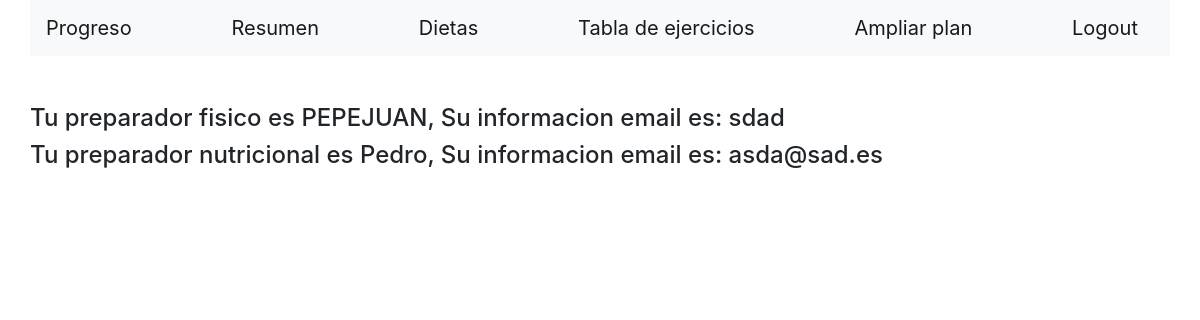
Screenshot of / (signed in) with the database file from the repository.
### tables this page shows
CREATE TABLE `empleado` (
  `numeroempleado` int(10) NOT NULL,
  `especialidad` int(1) NOT NULL,
  `nombre` varchar(20) NOT NULL,
  `dni` varchar(9) NOT NULL,
  `telefono` varchar(9) NOT NULL,
  `email` varchar(20) NOT NULL,
  `direccion` varchar(50) NOT NULL,
  `clave` varchar(20) NOT NULL,
  `privilegios` int(1) NOT NULL DEFAULT 0
);

### daoMySQL.php (called while the page is built, shortened)
<?php
function getConnection() {
    $conex = mysqli_connect('localhost', 'root', '') or die(mysqli_error($conex));
    mysqli_select_db($conex, "motofitness") or die(mysqli_error($conex));
    return $conex;
}
function getDatosEmp($nEmp){
    $conex = getConnection();
    $query = "SELECT nombre, telefono, email
                FROM `empleado`
                WHERE numeroempleado = '$nEmp' ";
    $res_valid = mysqli_query($conex, $query)
            or die(mysqli_error($conex));
    $datos = "";
    if($reg_usuario = mysqli_fetch_array($res_valid)){
        $datos = $reg_usuario['nombre'] . ", Su informacion email es: " . $reg_usuario['email'];
    }
    return $datos;
}
function getPreparadores($dni){
    $conex = getConnection();
    $query = "SELECT numeroempleado
        FROM lineaempleado
        WHERE dni = '$dni'";
    $res_valid = mysqli_query($conex, $query)
            or die(mysqli_error($conex));
    while($reg_usuario = mysqli_fetch_array($res_valid)){
        if(getEspecialidad($reg_usuario['numeroempleado']) == '1'){
            $preparador['nutricional'] = $reg_usuario['numeroempleado'];
        }else if(getEspecialidad($reg_usuario['numeroempleado']) == '2'){
            $preparador['fisico'] = $reg_usuario['numeroempleado'];
        }else if(getEspecialidad($reg_usuario['numeroempleado']) == '3'){
            $preparador['nutricional'] = $reg_usuario['numeroempleado'];
            $preparador['fisico'] = $reg_usuario['numeroempleado'];
            mysqli_close($conex);
            return $preparador;
        }
    }
    return $preparador;
}
function getEspecialidad($nEmp) {
    $conex = getConnection();
    $query = "SELECT especialidad
        FROM empleado
        WHERE (numeroempleado LIKE '$nEmp')";
    $res_valid = mysqli_query($conex, $query)
            or die(mysqli_error($conex));
    $reg_usuario = mysqli_fetch_array($res_valid);
    return $reg_usuario['especialidad'];
}
function getPlan($user) {
    $conex = getConnection();
    $query = "SELECT codplan
            FROM cliente
            WHERE (dni LIKE '$user')";
    $res_valid = mysqli_query($conex, $query)
            or die(mysqli_error($conex));
    if ((mysqli_num_rows($res_valid) != 0)) {
        $plan = mysqli_fetch_array($res_valid);
        if ($plan['codplan'] == '1') {
            $planuser = 'nutricion';
        } else if ($plan['codplan'] == '2') {
            $planuser = 'entrenamiento';
        } else if ($plan['codplan'] == '3') {
            $planuser = 'pro';
        }
        return $planuser;
    } else {
        mysqli_close($conex);
        return null;
    }
}

### index.php (the view, shortened to what this page needs)
<!DOCTYPE html>
<html>
    <head>
        <link rel="stylesheet" href="https://stackpath.bootstrapcdn.com/bootstrap/4.3.1/css/bootstrap.min.css"
>
    </head>
    <body>
        <div class="container">
            <nav class='navbar navbar-light bg-light row'>
                <?php
                include "daoMySQL.php";
                if (isset($_POST['user']) && isset($_POST['pwd'])) {
                    login($_POST['user'], $_POST['pwd']);
                    $_SESSION['dni'] = $_POST['user'];
                    if ($_SESSION['resLogin'] == "cliente" || $_SESSION['resLogin'] == "empleado") {
                        $plan = getPlan($_POST['user']);
                        if ($plan != null && ($plan == "pro" || $plan == "entrenamiento")) {
                            $linktabla = "<a class='navbar-brand' href='tablas.php'>Tabla de ejercicios</a>";
                        } else {
                            $linktabla = "";
                        }
                        if ($_SESSION['resLogin'] == "cliente") {
                            print("<a class='navbar-brand' href='progreso.php'>Progreso</a>");
                        }
                        print("
                                <a class='navbar-brand' href='resumen.php'>Resumen</a>");
                        if ($_SESSION['resLogin'] == "cliente") {
                            print("<a class='navbar-brand' href='dietas.php'>Dietas</a>");
                        }
                        print(" $linktabla
                        ");
                        if ($_SESSION['resLogin'] == "empleado") {
                            print("<a class='navbar-brand' href='admin.php'>Administracion</a>");
                        }
                        if ($_SESSION['resLogin'] == "cliente") {
                            print("<a class='navbar-brand' href='ampliarplan.php'>Ampliar plan</a>"
                                    . "<a class='navbar-brand' href='logout.php'>Logout</a>");
                        } else {
                            print("<a class='navbar-brand' href='logout.php'>Logout</a>");
                        }
                    }
                } else if (isset($_SESSION['dni'])) {
                    if ($_SESSION['resLogin'] == "cliente" || $_SESSION['resLogin'] == "empleado") {
                        $plan = getPlan($_SESSION['dni']);
                        if ($plan != null && ($plan == "pro" || $plan == "entrenamiento")) {
                            $linktabla = "<a class='navbar-brand' href='tablas.php'>Tabla de ejercicios</a>";
                        } else {
                            $linktabla = "";
                        }
                        if ($_SESSION['resLogin'] == "cliente") {
                            print("<a class='navbar-brand' href='progreso.php'>Progreso</a>");
                        }
                        print("
                            <a class='navbar-brand' href='resumen.php'>Resumen</a>");
                        if ($_SESSION['resLogin'] == "cliente") {
                            print("<a class='navbar-brand' href='dietas.php'>Dietas</a>");
                        }
                        print(" $linktabla
                        ");
                        if ($_SESSION['resLogin'] == "cliente") {
                            print("<a class='navbar-brand' href='ampliarplan.php'>Ampliar plan</a>"
                                    . "<a class='navbar-brand' href='logout.php'>Logout</a>");
                        } else {
                            print("<a class='navbar-brand' href='logout.php'>Logout</a>");
                        }
                    }
                } else {
                    print("
                        <a class='navbar-brand' href='login.php'>LogIn</a>
                        <a class='navbar-brand' href='signupform.php'>SignUp</a>
                ");
                }
                ?>
            </nav>
            <br>
            <br>
            <div class="row">
                <?php
                if (isset($_SESSION['dni'])) {
                    if($_SESSION['resLogin'] == "cliente") {
                        $preparadores = getPreparadores($_SESSION['dni']);
                        if ($preparadores['fisico'] == $preparadores['nutricional']) {
                            print("<h4>Tu preparador es " . getDatosEmp($preparadores['fisico']) . "</h4>");
                        } else if (getPlan($_SESSION['dni']) == 'entrenamiento' || getPlan($_SESSION['dni']) == 'pro') {
                            print("<h4>Tu preparador fisico es " . getDatosEmp($preparadores['fisico']) . "</h4>");
                        }
                        if ($preparadores['fisico'] != $preparadores['nutricional']) {
                            print("<h4>Tu preparador nutricional es " . getDatosEmp($preparadores['nutricional']) . "</h4>");
                        }
                    }
                }
                ?>
            </div>
        </div>
    </body>
</html>

### rows the page displays
empleado: getDatosEmp($preparadores['fisico']) "PEPEJUAN, Su informacion email es: sdad"
empleado: getDatosEmp($preparadores['nutricional']) "Pedro, Su informacion email es: asda@sad.es"
